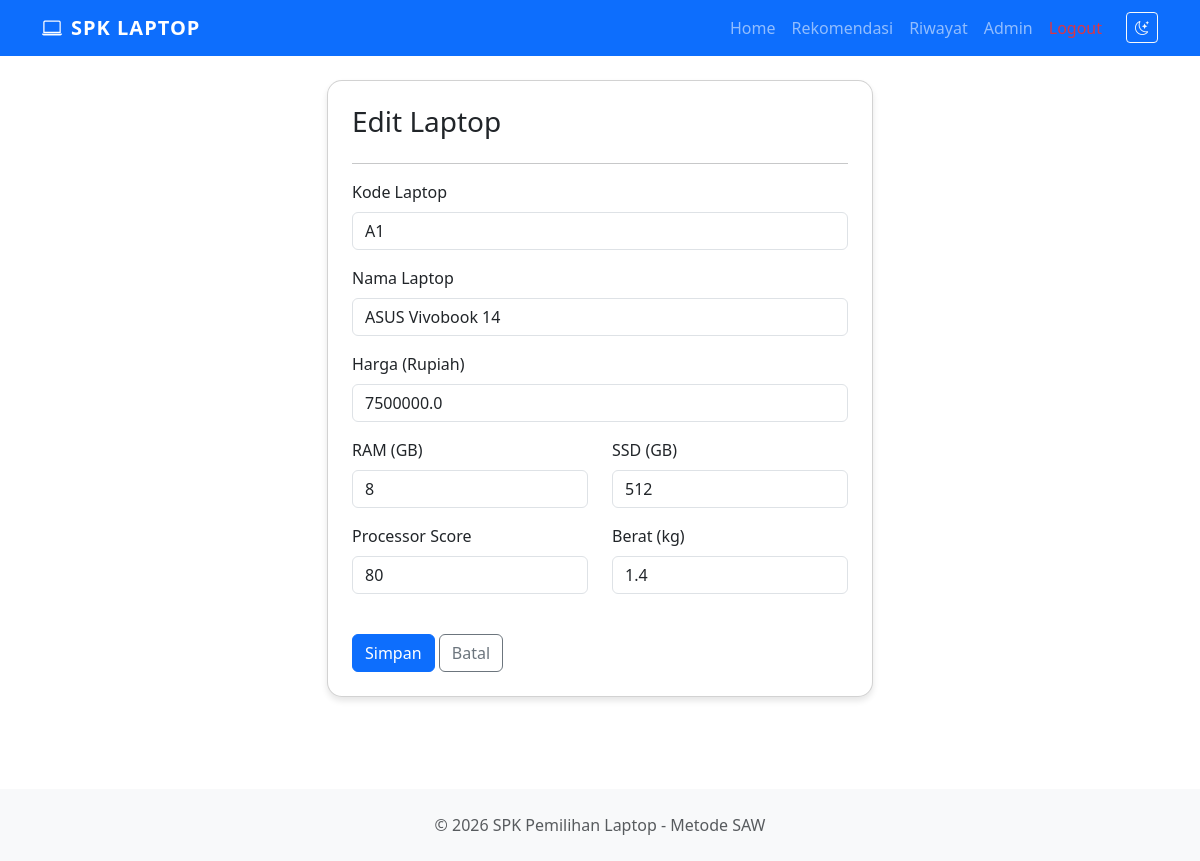
/admin/laptop/edit/1 (signed in), run on an earlier commit of the app's database.
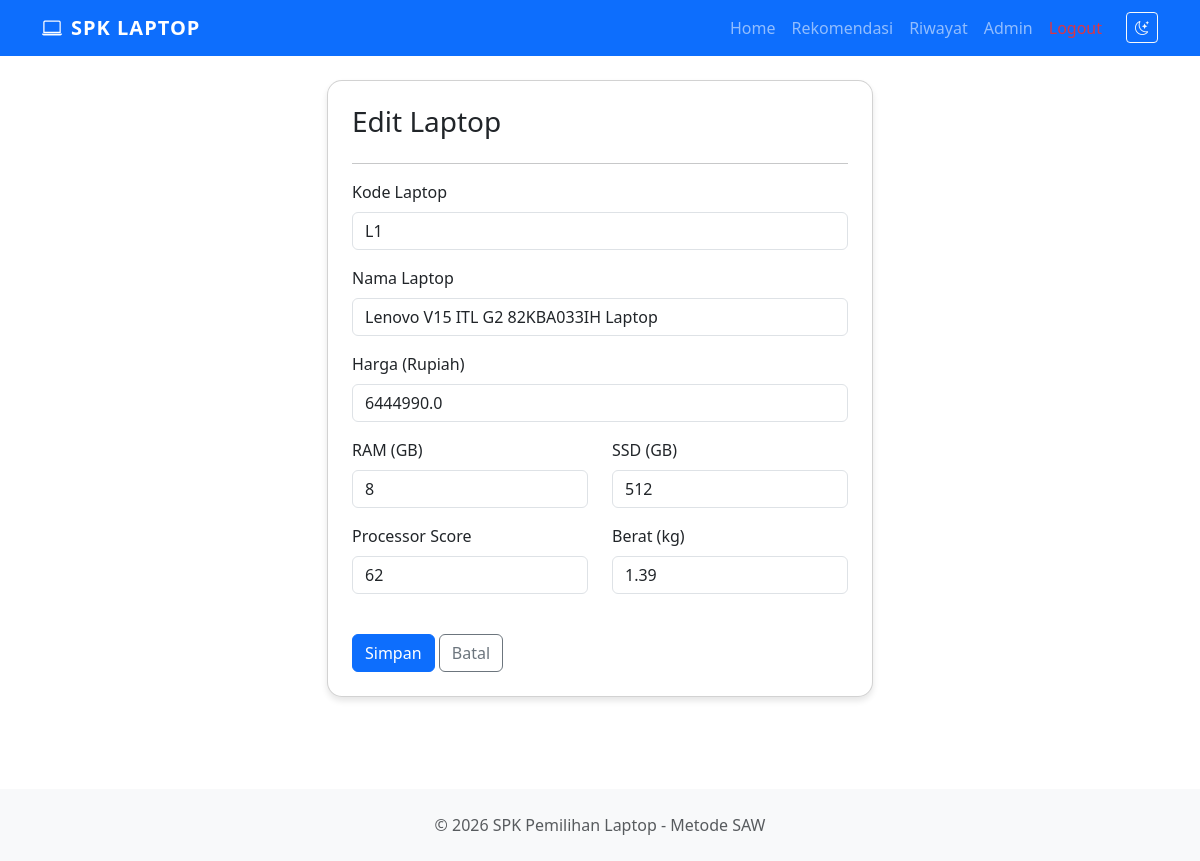
And on a later commit of the database.
### models.py (models this page shows, shortened)
class Laptop(db.Model):
    __tablename__ = 'laptop'
    id = db.Column(db.Integer, primary_key=True)
    kode = db.Column(db.String(10), unique=True, nullable=False)
    nama_laptop = db.Column(db.String(100), nullable=False)
    harga = db.Column(db.Float, nullable=False)
    ram = db.Column(db.Integer, nullable=False)
    ssd = db.Column(db.Integer, nullable=False)
    processor_score = db.Column(db.Integer, nullable=False)
    berat = db.Column(db.Float, nullable=False)

### routes/admin.py (the view, shortened to what this page needs)
@admin_bp.route('/laptop/edit/<int:id>', methods=['GET', 'POST'])
def laptop_edit(id):
    laptop = Laptop.query.get_or_404(id)
    return render_template('admin/laptop_form.html', laptop=laptop, action='Edit')

### routes/admin.py (called while the page is built)
@admin_bp.before_request
def check_admin():
    if session.get('role') != 'admin':
        flash('Anda tidak memiliki akses ke halaman admin', 'danger')
        return redirect(url_for('auth.login'))

### templates/admin/laptop_form.html
{% extends 'base.html' %}
{% block content %}
<div class="container">
    <div class="row justify-content-center">
        <div class="col-md-6">
            <div class="card p-4">
                <h3>{{ action }} Laptop</h3>
                <hr>
                <form method="POST">
                    <div class="mb-3">
                        <label class="form-label">Kode Laptop</label>
                        <input type="text" name="kode" class="form-control" value="{{ laptop.kode if laptop else '' }}" required>
                    </div>
                    <div class="mb-3">
                        <label class="form-label">Nama Laptop</label>
                        <input type="text" name="nama_laptop" class="form-control" value="{{ laptop.nama_laptop if laptop else '' }}" required>
                    </div>
                    <div class="mb-3">
                        <label class="form-label">Harga (Rupiah)</label>
                        <input type="number" name="harga" class="form-control" value="{{ laptop.harga if laptop else '' }}" required>
                    </div>
                    <div class="row">
                        <div class="col-md-6 mb-3">
                            <label class="form-label">RAM (GB)</label>
                            <input type="number" name="ram" class="form-control" value="{{ laptop.ram if laptop else '' }}" required>
                        </div>
                        <div class="col-md-6 mb-3">
                            <label class="form-label">SSD (GB)</label>
                            <input type="number" name="ssd" class="form-control" value="{{ laptop.ssd if laptop else '' }}" required>
                        </div>
                    </div>
                    <div class="row">
                        <div class="col-md-6 mb-3">
                            <label class="form-label">Processor Score</label>
                            <input type="number" name="processor_score" class="form-control" value="{{ laptop.processor_score if laptop else '' }}" required>
                        </div>
                        <div class="col-md-6 mb-3">
                            <label class="form-label">Berat (kg)</label>
                            <input type="number" step="0.01" name="berat" class="form-control" value="{{ laptop.berat if laptop else '' }}" required>
                        </div>
                    </div>
                    <div class="mt-4">
                        <button type="submit" class="btn btn-primary">Simpan</button>
                        <a href="{{ url_for('admin.laptop_index') }}" class="btn btn-outline-secondary">Batal</a>
                    </div>
                </form>
            </div>
        </div>
    </div>
</div>
{% endblock %}

What changed in the data, as far as the page shows it:
changed Laptop: kode "A1" → "L1"; nama_laptop "ASUS Vivobook 14" → "Lenovo V15 ITL G2 82KBA033IH Laptop"; harga "7500000.0" → "6444990.0"; processor_score "80" → "62"; berat "1.4" → "1.39"
